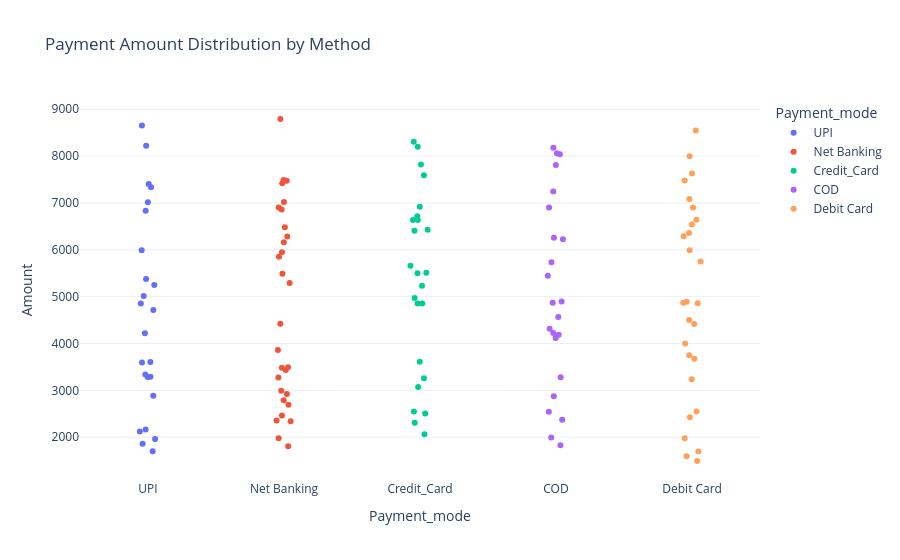

Notebook cell for this chart:
### Code cell
fig = px.strip(data_frame=orders, 
               x='Payment_mode', 
               y='Amount', 
               color='Payment_mode', 
               title='Payment Amount Distribution by Method',
               template='plotly_white')

fig.show()

### Figure 1 — Plotly figure (JSON) as saved in the notebook; plotly's stock layout.template omitted (floating-point values rounded to 4 significant figures)
{"data": [{"alignmentgroup": "True", "boxpoints": "all", "fillcolor": "rgba(255,255,255,0)", "hoveron": "points", "hovertemplate": "Payment_mode=%{x}<br>Amount=%{y}<extra></extra>", "legendgroup": "UPI", "line": {"color": "rgba(255,255,255,0)"}, "marker": {"color": "#636efa"}, "name": "UPI", "offsetgroup": "UPI", "orientation": "v", "pointpos": 0, "showlegend": true, "type": "box", "x": ["UPI", "UPI", "UPI", "UPI", "UPI", "UPI", "UPI", "UPI", "UPI", "UPI", "UPI", "UPI", "UPI", "UPI", "UPI", "UPI", "UPI", "UPI", "UPI", "UPI", "UPI", "UPI", "UPI", "UPI"], "x0": " ", "xaxis": "x", "y": [2123.0, 4221.0, 3337.0, 6836.0, 8654.0, 5247.0, 5375.0, 2165.0, 7403.0, 1700.0, 4853.0, 3290.0, 3594.0, 2883.0, 1962.0, 5992.0, 4716.0, 7333.0, 5014.0, 8219.0, 1861.0, 3285.0, 7017.0, 3606.0], "y0": " ", "yaxis": "y"}, {"alignmentgroup": "True", "boxpoints": "all", "fillcolor": "rgba(255,255,255,0)", "hoveron": "points", "hovertemplate": "Payment_mode=%{x}<br>Amount=%{y}<extra></extra>", "legendgroup": "Net Banking", "line": {"color": "rgba(255,255,255,0)"}, "marker": {"color": "#EF553B"}, "name": "Net Banking", "offsetgroup": "Net Banking", "orientation": "v", "pointpos": 0, "showlegend": true, "type": "box", "x": ["Net Banking", "Net Banking", "Net Banking", "Net Banking", "Net Banking", "Net Banking", "Net Banking", "Net Banking", "Net Banking", "Net Banking", "Net Banking", "Net Banking", "Net Banking", "Net Banking", "Net Banking", "Net Banking", "Net Banking", "Net Banking", "Net Banking", "Net Banking", "Net Banking", "Net Banking", "Net Banking", "Net Banking", "Net Banking", "Net Banking", "Net Banking", "Net Banking", "Net Banking"], "x0": " ", "xaxis": "x", "y": [2788.0, 3495.0, 5490.0, 2356.0, 5851.0, 7419.0, 1978.0, 3859.0, 6859.0, 7476.0, 7489.0, 6482.0, 4422.0, 5291.0, 2463.0, 7019.0, 2920.0, 5950.0, 8792.0, 6163.0, 2342.0, 3436.0, 6285.0, 6901.0, 2994.0, 3481.0, 3276.0, 2694.0, 1808.0], "y0": " ", "yaxis": "y"}, {"alignmentgroup": "True", "boxpoints": "all", "fillcolor": "rgba(255,255,255,0)", "hoveron": "points", "hovertemplate": "Payment_mode=%{x}<br>Amount=%{y}<extra></extra>", "legendgroup": "Credit_Card", "line": {"color": "rgba(255,255,255,0)"}, "marker": {"color": "#00cc96"}, "name": "Credit_Card", "offsetgroup": "Credit_Card", "orientation": "v", "pointpos": 0, "showlegend": true, "type": "box", "x": ["Credit_Card", "Credit_Card", "Credit_Card", "Credit_Card", "Credit_Card", "Credit_Card", "Credit_Card", "Credit_Card", "Credit_Card", "Credit_Card", "Credit_Card", "Credit_Card", "Credit_Card", "Credit_Card", "Credit_Card", "Credit_Card", "Credit_Card", "Credit_Card", "Credit_Card", "Credit_Card", "Credit_Card", "Credit_Card", "Credit_Card", "Credit_Card"], "x0": " ", "xaxis": "x", "y": [3072.0, 2306.0, 2551.0, 3256.0, 3609.0, 7594.0, 7823.0, 2063.0, 6920.0, 4856.0, 4855.0, 5658.0, 8308.0, 8198.0, 6637.0, 2506.0, 6428.0, 6636.0, 5502.0, 5230.0, 4970.0, 5510.0, 6409.0, 6716.0], "y0": " ", "yaxis": "y"}, {"alignmentgroup": "True", "boxpoints": "all", "fillcolor": "rgba(255,255,255,0)", "hoveron": "points", "hovertemplate": "Payment_mode=%{x}<br>Amount=%{y}<extra></extra>", "legendgroup": "COD", "line": {"color": "rgba(255,255,255,0)"}, "marker": {"color": "#ab63fa"}, "name": "COD", "offsetgroup": "COD", "orientation": "v", "pointpos": 0, "showlegend": true, "type": "box", "x": ["COD", "COD", "COD", "COD", "COD", "COD", "COD", "COD", "COD", "COD", "COD", "COD", "COD", "COD", "COD", "COD", "COD", "COD", "COD", "COD", "COD", "COD", "COD"], "x0": " ", "xaxis": "x", "y": [5736.0, 4872.0, 7811.0, 7244.0, 4188.0, 8178.0, 2544.0, 1828.0, 4567.0, 8040.0, 4899.0, 5449.0, 1995.0, 6901.0, 3279.0, 2873.0, 2371.0, 4315.0, 6224.0, 6256.0, 8061.0, 4117.0, 4226.0], "y0": " ", "yaxis": "y"}, {"alignmentgroup": "True", "boxpoints": "all", "fillcolor": "rgba(255,255,255,0)", "hoveron": "points", "hovertemplate": "Payment_mode=%{x}<br>Amount=%{y}<extra></extra>", "legendgroup": "Debit Card", "line": {"color": "rgba(255,255,255,0)"}, "marker": {"color": "#FFA15A"}, "name": "Debit Card", "offsetgroup": "Debit Card", "orientation": "v", "pointpos": 0, "showlegend": true, "type": "box", "x": ["Debit Card", "Debit Card", "Debit Card", "Debit Card", "Debit Card", "Debit Card", "Debit Card", "Debit Card", "Debit Card", "Debit Card", "Debit Card", "Debit Card", "Debit Card", "Debit Card", "Debit Card", "Debit Card", "Debit Card", "Debit Card", "Debit Card", "Debit Card", "Debit Card", "Debit Card", "Debit Card", "Debit Card", "Debit Card", "Debit Card", "Debit Card"], "x0": " ", "xaxis": "x", "y": [1593.0, 3998.0, 7628.0, 1978.0, 5992.0, 4417.0, 7480.0, 4892.0, 4859.0, 3239.0, 4868.0, 7084.0, 2547.0, 7995.0, 4504.0, 6291.0, 6642.0, 8545.0, 6357.0, 3750.0, 2427.0, 5749.0, 1697.0, 6906.0, 1492.0, 3672.0, 6542.0], "y0": " ", "yaxis": "y"}], "layout": {"boxmode": "overlay", "legend": {"title": {"text": "Payment_mode"}, "tracegroupgap": 0}, "title": {"text": "Payment Amount Distribution by Method"}, "xaxis": {"anchor": "y", "categoryarray": ["UPI", "Net Banking", "Credit_Card", "COD", "Debit Card"], "categoryorder": "array", "domain": [0, 1], "title": {"text": "Payment_mode"}}, "yaxis": {"anchor": "x", "domain": [0, 1], "title": {"text": "Amount"}}}}
